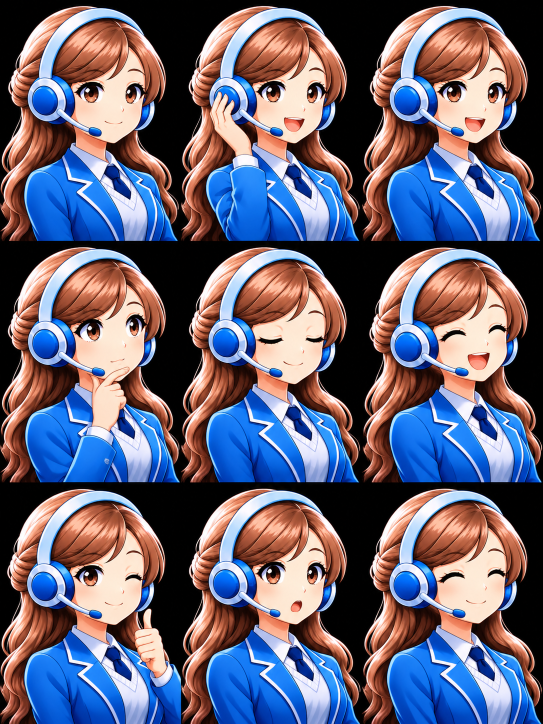
#> input picture assets/Anime Customer Support Expressions Grid.png, 1086 x 1448 px (shown at 1/2 size)
$ python generate_k10_anime_fullscreen.py
#> lines starting #> are read from the running program, lines starting #| are printed output that depends on the picture
#!/usr/bin/env python3
"""
generate_k10_anime_fullscreen.py
Generates compressed 240x320 anime frames for DFRobot K10 from the 3x3 Anime Customer Support Expressions Grid.
9 authentic poses:
1. Idle (ANIME_FRAME_IDLE)
2. Listening (ANIME_FRAME_LISTEN)
3. Speaking (ANIME_FRAME_SPEAK)
4. Thinking (ANIME_FRAME_THINK)
5. Blink (ANIME_FRAME_BLINK)
6. Happy (ANIME_FRAME_HAPPY)
7. Wink (ANIME_FRAME_WINK)
8. Surprised (ANIME_FRAME_SURPRISED)
9. Smile (ANIME_FRAME_SMILE)

Pure RGB565 compressed with standard zlib/deflate, decompressed into PSRAM via ROM tinfl.
"""

import os
import sys
import zlib
from PIL import Image

W = 240
H = 320
RAW_FRAME_SIZE = W * H * 2  # 153600 bytes RGB565

# 3x3 Grid configuration
ROW_CROPS = [(3, 483), (485, 965), (968, 1448)]
COL_CROPS = [(0, 360), (362, 722), (723, 1083)]

POSES = [
    ("idle", "ANIME_FRAME_IDLE", 0, 0),
    ("listening", "ANIME_FRAME_LISTEN", 0, 1),
    ("speaking", "ANIME_FRAME_SPEAK", 0, 2),
    ("thinking", "ANIME_FRAME_THINK", 1, 0),
    ("blink", "ANIME_FRAME_BLINK", 1, 1),
    ("happy", "ANIME_FRAME_HAPPY", 1, 2),
    ("wink", "ANIME_FRAME_WINK", 2, 0),
    ("surprised", "ANIME_FRAME_SURPRISED", 2, 1),
    ("smile", "ANIME_FRAME_SMILE", 2, 2),
]

def main():
    script_dir = os.path.dirname(os.path.abspath(__file__))
    root = os.path.abspath(os.path.join(script_dir, ".."))
    master_image_path = os.path.join(root, "assets", "Anime Customer Support Expressions Grid.png")
    assets_dir = os.path.join(root, "assets", "k10_anime")
    header_path = os.path.join(root, "main", "display", "anime_data.h")
    source_path = os.path.join(root, "main", "display", "anime_data.c")

    if not os.path.exists(master_image_path):
        raise FileNotFoundError(f"Missing master grid asset: {master_image_path}")

    os.makedirs(assets_dir, exist_ok=True)
    img = Image.open(master_image_path)
#> img is the input picture: PIL image 1086x1448 RGB; mean R, G, B 104.5, 99.9, 118.7
    print(f"Reading master grid from: {master_image_path} ({img.size[0]}x{img.size[1]})")
#| Reading master grid from: assets/Anime Customer Support Expressions Grid.png (1086x1448)

    compressed_data = []

    for idx, (pose_name, enum_val, r, c) in enumerate(POSES, 1):
        x0, x1 = COL_CROPS[c]
        y0, y1 = ROW_CROPS[r]
        cropped = img.crop((x0, y0, x1, y1))
        resized = cropped.resize((W, H), Image.Resampling.LANCZOS)

        # Save individual PNG assets: both named and numbered
        out_png = os.path.join(assets_dir, f"{pose_name}.png")
        num_png = os.path.join(assets_dir, f"{idx}_{pose_name}.png")
        resized.save(out_png)
        resized.save(num_png)

        # Convert to pure RGB565 little-endian
        pix = resized.load()
        raw = bytearray(RAW_FRAME_SIZE)
        raw_idx = 0
        for y in range(H):
            for x in range(W):
                r_c, g_c, b_c = pix[x, y][:3]
                c565 = ((r_c & 0xF8) << 8) | ((g_c & 0xFC) << 3) | (b_c >> 3)
                # Little-endian for ESP32:
                raw[raw_idx] = c565 & 0xFF
                raw[raw_idx + 1] = (c565 >> 8) & 0xFF
                raw_idx += 2

        assert len(raw) == RAW_FRAME_SIZE, f"Bad raw size {len(raw)}"
        comp = zlib.compress(bytes(raw), level=9)
        decomp = zlib.decompress(comp)
        assert decomp == bytes(raw), f"Decompression verification failed for {pose_name}!"
        compressed_data.append((pose_name, enum_val, comp))
        print(f"  Pose {idx}. {pose_name:12s} ({enum_val}): raw={len(raw)} -> comp={len(comp)} bytes ({len(comp)/1024:.1f} KB)")
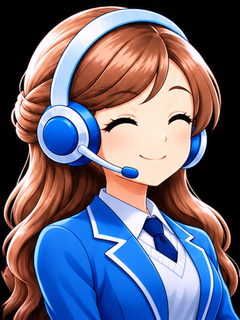
#> resized: PIL image 240x320 RGB; mean R, G, B 104.9, 100.6, 120
#> after the loop, compressed_data = 9 items

    total_comp_size = sum(len(c) for _, _, c in compressed_data)
#> total_comp_size = 647514
    print(f"Total compressed flash footprint: {total_comp_size} bytes ({total_comp_size/1024:.1f} KB)")
#| Total compressed flash footprint: 647514 bytes (632.3 KB)

    # 3 Mouth Shapes for speech lip-sync (stationary base pose, mouth patch only)
    mouth_x, mouth_y, mouth_w, mouth_h = 137, 152, 30, 24
    idle_img = Image.open(os.path.join(assets_dir, "idle.png"))
    spk_img = Image.open(os.path.join(assets_dir, "speaking.png"))
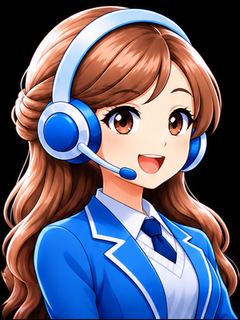
#> spk_img: PIL image 240x320 RGB; mean R, G, B 103.1, 98.5, 117.7

    m_closed = idle_img.crop((mouth_x, mouth_y, mouth_x + mouth_w, mouth_y + mouth_h))
    m_open_raw = spk_img.crop((mouth_x, mouth_y, mouth_x + mouth_w, mouth_y + mouth_h))

    # Feather mask for seamless outer edge matching idle.png skin tone
    mask = Image.new("L", (mouth_w, mouth_h), 0)
#> mask: PIL image 30x24 L; every value is 0
    for y in range(mouth_h):
        for x in range(mouth_w):
            dx = min(x, mouth_w - 1 - x)
            dy = min(y, mouth_h - 1 - y)
            d = min(dx, dy)
            if d == 0:
                val = 0
            elif d == 1:
                val = 130
            else:
                val = 255
            mask.putpixel((x, y), val)
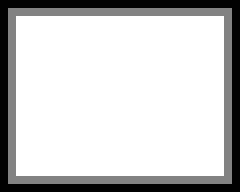
#> mask: PIL image 30x24 L (shown 8 times larger); min 0, max 255, mean 201.5

    m_open = Image.composite(m_open_raw, m_closed, mask)
    m_half = Image.blend(m_closed, m_open, 0.45)
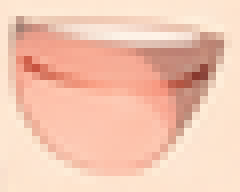
#> m_half: PIL image 30x24 RGB (shown 8 times larger); mean R, G, B 243.4, 199.3, 178.8

    m_closed.save(os.path.join(assets_dir, "mouth_0_closed.png"))
    m_half.save(os.path.join(assets_dir, "mouth_1_half.png"))
    m_open.save(os.path.join(assets_dir, "mouth_2_open.png"))

    mouth_names = ["closed", "half", "open"]
    mouth_shapes = [m_closed, m_half, m_open]
    mouth_rgb565 = []
    for m in mouth_shapes:
        mpix = m.load()
        mraw = []
        for y in range(mouth_h):
            for x in range(mouth_w):
                r_c, g_c, b_c = mpix[x, y][:3]
                c565 = ((r_c & 0xF8) << 8) | ((g_c & 0xFC) << 3) | (b_c >> 3)
                mraw.append(c565)
        mouth_rgb565.append(mraw)
#> this loop made 3 passes
#> after the loop, mouth_rgb565 = 3 items
    print(f"Generated 3 lip-sync mouth shapes ({mouth_w}x{mouth_h} = {mouth_w*mouth_h} px each)")

    # Closed Eye Shapes for Listening mode natural blink
    eye_left_x, eye_left_y = 106, 106
    eye_right_x, eye_right_y = 164, 106
    eye_w, eye_h = 32, 28

    listening_img = Image.open(os.path.join(assets_dir, "listening.png"))
    blink_img = Image.open(os.path.join(assets_dir, "blink.png"))
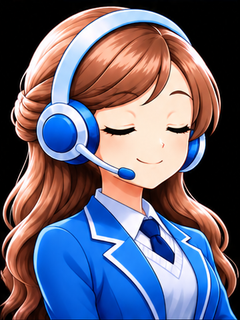
#> blink_img: PIL image 240x320 RGB; mean R, G, B 105.5, 100.8, 119.5

    eye_mask = Image.new("L", (eye_w, eye_h), 0)
#> eye_mask: PIL image 32x28 L; every value is 0
    for y in range(eye_h):
        for x in range(eye_w):
            dx = min(x, eye_w - 1 - x)
            dy = min(y, eye_h - 1 - y)
            d = min(dx, dy)
            if d == 0:
                val = 0
            elif d == 1:
                val = 120
            elif d == 2:
                val = 200
            else:
                val = 255
            eye_mask.putpixel((x, y), val)
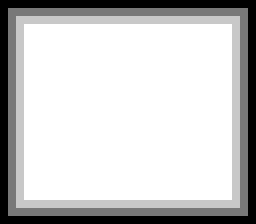
#> eye_mask: PIL image 32x28 L (shown 8 times larger); min 0, max 255, mean 199.6

    eye_l_raw_open = listening_img.crop((eye_left_x, eye_left_y, eye_left_x + eye_w, eye_left_y + eye_h))
    eye_l_raw_closed = blink_img.crop((eye_left_x, eye_left_y, eye_left_x + eye_w, eye_left_y + eye_h))
    eye_left_closed = Image.composite(eye_l_raw_closed, eye_l_raw_open, eye_mask)

    eye_r_raw_open = listening_img.crop((eye_right_x, eye_right_y, eye_right_x + eye_w, eye_right_y + eye_h))
    eye_r_raw_closed = blink_img.crop((eye_right_x, eye_right_y, eye_right_x + eye_w, eye_right_y + eye_h))
    eye_right_closed = Image.composite(eye_r_raw_closed, eye_r_raw_open, eye_mask)
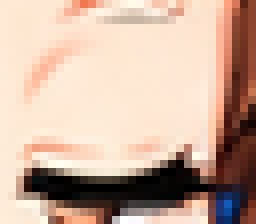
#> eye_right_closed: PIL image 32x28 RGB (shown 8 times larger); mean R, G, B 202.5, 174.5, 157.5

    eye_left_closed.save(os.path.join(assets_dir, "eye_listen_left_closed.png"))
    eye_right_closed.save(os.path.join(assets_dir, "eye_listen_right_closed.png"))

    def to_rgb565_array(img_crop, w, h):
#> called with w = 32, h = 28
        pix = img_crop.load()
        arr = []
        for y in range(h):
            for x in range(w):
                r_c, g_c, b_c = pix[x, y][:3]
                c565 = ((r_c & 0xF8) << 8) | ((g_c & 0xFC) << 3) | (b_c >> 3)
                arr.append(c565)
#> after the loop, arr = 896 values, max 65535 at index 127, min 0 at index 17, mean 53408.2
        return arr

    eye_left_rgb565 = to_rgb565_array(eye_left_closed, eye_w, eye_h)
#> eye_left_rgb565 has the same summary as arr in to_rgb565_array
    eye_right_rgb565 = to_rgb565_array(eye_right_closed, eye_w, eye_h)
#> eye_right_rgb565 = 896 values, max 65535 at index 879, min 0 at index 692, mean 52018.3
    print(f"Generated closed eye patches for listening mode ({eye_w}x{eye_h} = {eye_w*eye_h} px each)")

    # 1. Generate anime_data.h
    with open(header_path, "w", encoding="utf-8") as f:
        f.write("/*\n")
        f.write(" * anime_data.h - Compressed Fullscreen 240x320 Frames for K10 Anime Mascot\n")
        f.write(" * Generated from 3x3 Anime Customer Support Expressions Grid\n")
        f.write(" */\n\n")
        f.write("#pragma once\n\n")
        f.write("#include <stdint.h>\n")
        f.write("#include <stddef.h>\n\n")
        f.write("#ifdef __cplusplus\nextern \"C\" {\n#endif\n\n")
        f.write(f"#define ANIME_IMG_W {W}\n")
        f.write(f"#define ANIME_IMG_H {H}\n")
        f.write(f"#define ANIME_IMG_PIXELS (ANIME_IMG_W * ANIME_IMG_H)\n")
        f.write(f"#define ANIME_RAW_FRAME_SIZE {RAW_FRAME_SIZE}\n\n")
        f.write("typedef enum {\n")
        for pose_name, enum_val, _, _ in POSES:
            f.write(f"    {enum_val},\n")
        f.write("    ANIME_FRAME_COUNT\n")
        f.write("} anime_frame_t;\n\n")
        f.write("extern const uint8_t* const g_anime_comp[ANIME_FRAME_COUNT];\n")
        f.write("extern const size_t g_anime_comp_size[ANIME_FRAME_COUNT];\n\n")
        f.write("/* Mouth ROI for speech lip-sync */\n")
        f.write(f"#define ANIME_MOUTH_X {mouth_x}\n")
        f.write(f"#define ANIME_MOUTH_Y {mouth_y}\n")
        f.write(f"#define ANIME_MOUTH_W {mouth_w}\n")
        f.write(f"#define ANIME_MOUTH_H {mouth_h}\n")
        f.write(f"#define ANIME_MOUTH_PIXELS (ANIME_MOUTH_W * ANIME_MOUTH_H)\n\n")
        f.write("typedef enum {\n")
        f.write("    ANIME_MOUTH_CLOSED = 0,\n")
        f.write("    ANIME_MOUTH_HALF = 1,\n")
        f.write("    ANIME_MOUTH_OPEN = 2,\n")
        f.write("    ANIME_MOUTH_COUNT = 3\n")
        f.write("} anime_mouth_t;\n\n")
        f.write("extern const uint16_t g_anime_mouth[ANIME_MOUTH_COUNT][ANIME_MOUTH_PIXELS];\n\n")
        f.write("/* Closed eye ROIs for Listening mode natural blink */\n")
        f.write(f"#define ANIME_EYE_W {eye_w}\n")
        f.write(f"#define ANIME_EYE_H {eye_h}\n")
        f.write(f"#define ANIME_EYE_PIXELS (ANIME_EYE_W * ANIME_EYE_H)\n")
        f.write(f"#define ANIME_EYE_LEFT_X {eye_left_x}\n")
        f.write(f"#define ANIME_EYE_LEFT_Y {eye_left_y}\n")
        f.write(f"#define ANIME_EYE_RIGHT_X {eye_right_x}\n")
        f.write(f"#define ANIME_EYE_RIGHT_Y {eye_right_y}\n\n")
        f.write("extern const uint16_t g_anime_eye_listen_left[ANIME_EYE_PIXELS];\n")
        f.write("extern const uint16_t g_anime_eye_listen_right[ANIME_EYE_PIXELS];\n\n")
        f.write("#ifdef __cplusplus\n}\n#endif\n")

    print(f"Wrote header: {header_path}")

    # 2. Generate anime_data.c
    with open(source_path, "w", encoding="utf-8") as f:
        f.write("/*\n")
        f.write(" * anime_data.c - Compressed Fullscreen 240x320 Frames for K10 Anime Mascot\n")
        f.write(" * Generated from 3x3 Anime Customer Support Expressions Grid\n")
        f.write(" */\n\n")
        f.write('#include "anime_data.h"\n\n')

        for pose_name, enum_val, comp in compressed_data:
            f.write(f"static const uint8_t s_anime_{pose_name}_zlib[{len(comp)}] = {{\n")
            for i in range(0, len(comp), 16):
                chunk = comp[i:i+16]
                f.write("    " + ", ".join(f"0x{b:02x}" for b in chunk) + ",\n")
            f.write("};\n\n")
#> this loop made 9 passes
#> (pose_name, enum_val) on passes 1 to 9: ('idle', 'ANIME_FRAME_IDLE'), ('listening', 'ANIME_FRAME_LISTEN'), ('speaking', 'ANIME_FRAME_SPEAK'), ('thinking', 'ANIME_FRAME_THINK'), ('blink', 'ANIME_FRAME_BLINK'), ('happy', 'ANIME_FRAME_HAPPY'), ('wink', 'ANIME_FRAME_WINK'), ('surprised', 'ANIME_FRAME_SURPRISED'), ('smile', 'ANIME_FRAME_SMILE')

        f.write("const uint8_t* const g_anime_comp[ANIME_FRAME_COUNT] = {\n")
        for pose_name, enum_val, _ in compressed_data:
            f.write(f"    s_anime_{pose_name}_zlib,\n")
        f.write("};\n\n")

        f.write("const size_t g_anime_comp_size[ANIME_FRAME_COUNT] = {\n")
        for pose_name, enum_val, comp in compressed_data:
            f.write(f"    sizeof(s_anime_{pose_name}_zlib),\n")
        f.write("};\n\n")

        f.write("/* 3 Lip-sync mouth shapes in RGB565 */\n")
        f.write("const uint16_t g_anime_mouth[ANIME_MOUTH_COUNT][ANIME_MOUTH_PIXELS] = {\n")
        for idx, (m_name, m_vals) in enumerate(zip(mouth_names, mouth_rgb565)):
            f.write(f"    /* {idx}: {m_name.capitalize()} */\n    {{\n")
            for i in range(0, len(m_vals), 8):
                chunk = m_vals[i:i+8]
                f.write("        " + ", ".join(f"0x{v:04x}" for v in chunk) + ",\n")
            f.write("    },\n")
#> this loop made 3 passes
        f.write("};\n\n")

        f.write("/* Closed eyes for listening mode in RGB565 */\n")
        f.write("const uint16_t g_anime_eye_listen_left[ANIME_EYE_PIXELS] = {\n")
        for i in range(0, len(eye_left_rgb565), 8):
            chunk = eye_left_rgb565[i:i+8]
            f.write("    " + ", ".join(f"0x{v:04x}" for v in chunk) + ",\n")
#> this loop made 112 passes
#> (i, chunk) on passes 2 to 12: (8, [33220, 48172, 63059, 60947, 46222, 31498, 20998, 10499]), (16, [4193, 0, 2080, 4193, 8418, 14725, 25257, 40015]), (24, [52758, 65371, 65501, 65370, 60916, 65012, 64686, 64815]), (32, [43590, 37413, 41574, 45799, 52138, 56430, 60720, 62995]), (40, [56527, 35464, 37642, 35626, 29418, 29450, 29483, 29515]), (48, [31596, 31596, 31564, 31596, 31596, 31596, 31596, 31596]), (56, [33709, 37935, 44209, 48336, 60982, 65403, 65306, 64881]), (64, [64751, 64783, 64816, 64816, 62670, 64848, 62833, 58705]), (72, [54578, 50483, 50580, 50613, 50645, 50645, 52660, 52628]), (80, [52627, 52627, 52627, 52628, 52660, 52660, 52660, 52693]), (88, [52661, 50612, 50612, 52693, 61144, 65370, 65436, 63258])
#> chunk on pass 1: [4128, 10337, 16513, 18561, 24835, 37349, 47913, 45929]
        f.write("};\n\n")

        f.write("const uint16_t g_anime_eye_listen_right[ANIME_EYE_PIXELS] = {\n")
        for i in range(0, len(eye_right_rgb565), 8):
            chunk = eye_right_rgb565[i:i+8]
            f.write("    " + ", ".join(f"0x{v:04x}" for v in chunk) + ",\n")
#> this loop made 112 passes
#> (i, chunk) on passes 2 to 12: (8, [65207, 62736, 62410, 62540, 62932, 63192, 65338, 65436]), (16, [65501, 65469, 65306, 65077, 65110, 65370, 62996, 65239]), (24, [65337, 65305, 65337, 65239, 64783, 56235, 22786, 35365]), (32, [65370, 65370, 65370, 65370, 65370, 65370, 65370, 65240]), (40, [64947, 62834, 65110, 65370, 65436, 65404, 63290, 61112]), (48, [58999, 59032, 63291, 65404, 63225, 56658, 58608, 65272]), (56, [65338, 65305, 65305, 65109, 62703, 43752, 31140, 35365]), (64, [65370, 65338, 65338, 65338, 65370, 65370, 65337, 65207]), (72, [65175, 65305, 65371, 65338, 61112, 56886, 54741, 52660]), (80, [52660, 52660, 52693, 54806, 54773, 61015, 65338, 65305]), (88, [65305, 65338, 65305, 65012, 60623, 35366, 31140, 35365])
#> chunk on pass 1: [65370, 65370, 65370, 65370, 65370, 65370, 65338, 65370]
        f.write("};\n")

    print(f"Wrote source: {source_path}")

if __name__ == "__main__":
    main()
